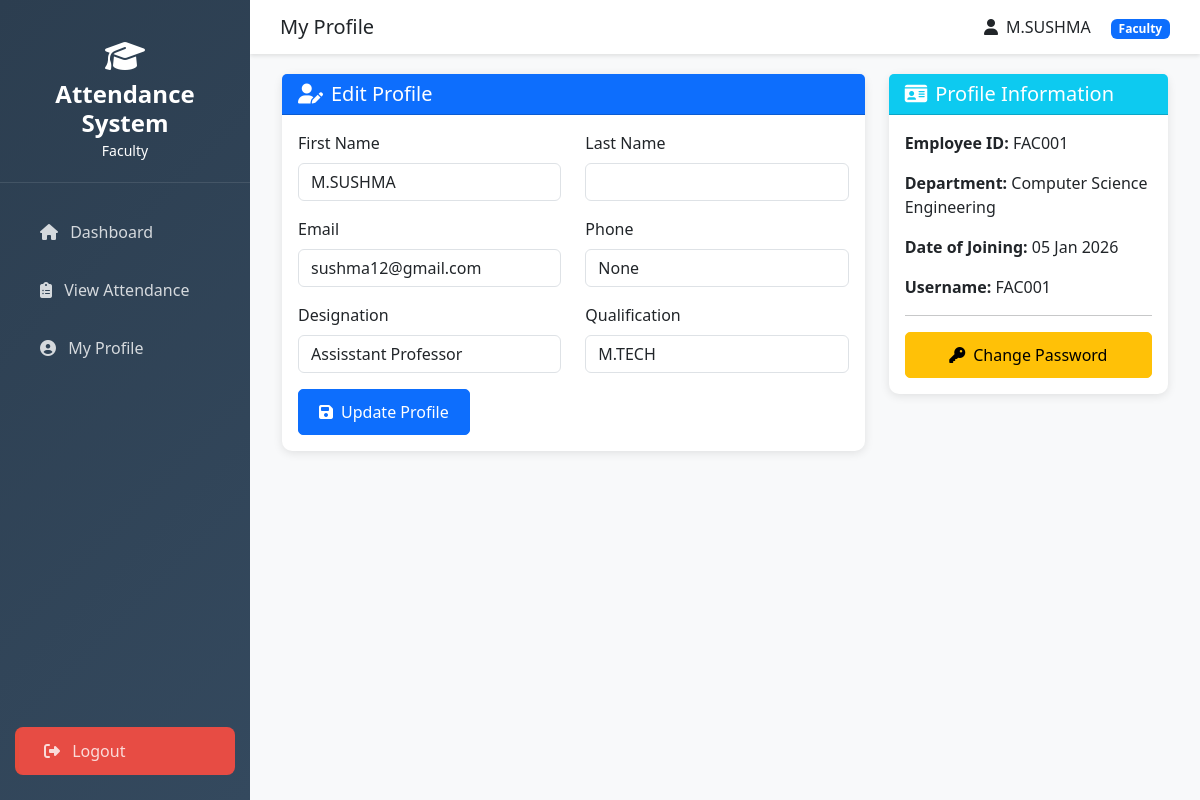
The app's page /faculty/profile/ (signed in) with its own data.
### attendance/models.py (models this page shows, shortened)
class User(AbstractUser):
    ROLE_CHOICES = [
        ('admin', 'Admin'),
        ('faculty', 'Faculty'),
        ('student', 'Student'),
    ]
    role = models.CharField(max_length=10, choices=ROLE_CHOICES)
    phone = models.CharField(max_length=15, blank=True, null=True)
    created_at = models.DateTimeField(auto_now_add=True)
    updated_at = models.DateTimeField(auto_now=True)
    class Meta:
        db_table = 'users'
        verbose_name = 'User'
        verbose_name_plural = 'Users'

class Faculty(models.Model):
    user = models.OneToOneField(User, on_delete=models.CASCADE, related_name='faculty_profile')
    employee_id = models.CharField(max_length=20, unique=True)
    department = models.ForeignKey(Department, on_delete=models.CASCADE, related_name='faculty_members')
    designation = models.CharField(max_length=50)
    qualification = models.CharField(max_length=100)
    date_of_joining = models.DateField()
    class Meta:
        db_table = 'faculty'
        verbose_name_plural = 'Faculty'

class Department(models.Model):
    name = models.CharField(max_length=100)
    code = models.CharField(max_length=10, unique=True)
    description = models.TextField(blank=True)
    created_at = models.DateTimeField(auto_now_add=True)
    class Meta:
        db_table = 'departments'
        ordering = ['name']

### attendance/views.py (the view, shortened to what this page needs)
# urls.py: path('faculty/profile/', views.faculty_profile, name='faculty_profile'),
@login_required
@role_required('faculty')
def faculty_profile(request):
    faculty = request.user.faculty_profile
    context = {'faculty': faculty}
    return render(request, 'faculty/faculty_profile.html', context)

### attendance/templates/faculty/faculty_profile.html (shortened to what this page needs)
{% extends 'base.html' %}
{% block page_title %}My Profile{% endblock %}
{% block content %}
<div class="container-fluid">
    <div class="row">
        <div class="col-md-8">
            <div class="card card-custom">
                <div class="card-header bg-primary text-white">
                    <h5 class="mb-0"><i class="fas fa-user-edit me-2"></i>Edit Profile</h5>
                </div>
                <div class="card-body">
                    <form method="post">
                        <div class="row">
                            <div class="col-md-6 mb-3">
                                <label class="form-label">First Name</label>
                                <input type="text" name="first_name" class="form-control" value="{{ user.first_name }}" required>
                            </div>
                            <div class="col-md-6 mb-3">
                                <label class="form-label">Last Name</label>
                                <input type="text" name="last_name" class="form-control" value="{{ user.last_name }}" required>
                            </div>
                        </div>
                        <div class="row">
                            <div class="col-md-6 mb-3">
                                <label class="form-label">Email</label>
                                <input type="email" name="email" class="form-control" value="{{ user.email }}" required>
                            </div>
                            <div class="col-md-6 mb-3">
                                <label class="form-label">Phone</label>
                                <input type="text" name="phone" class="form-control" value="{{ user.phone }}">
                            </div>
                        </div>
                        <div class="row">
                            <div class="col-md-6 mb-3">
                                <label class="form-label">Designation</label>
                                <input type="text" name="designation" class="form-control" value="{{ faculty.designation }}" required>
                            </div>
                            <div class="col-md-6 mb-3">
                                <label class="form-label">Qualification</label>
                                <input type="text" name="qualification" class="form-control" value="{{ faculty.qualification }}" required>
                            </div>
                        </div>
                        <button type="submit" class="btn btn-primary btn-custom">
                            <i class="fas fa-save me-2"></i>Update Profile
                        </button>
                    </form>
                </div>
            </div>
        </div>
        <div class="col-md-4">
            <div class="card card-custom">
                <div class="card-header bg-info text-white">
                    <h5 class="mb-0"><i class="fas fa-id-card me-2"></i>Profile Information</h5>
                </div>
                <div class="card-body">
                    <p><strong>Employee ID:</strong> {{ faculty.employee_id }}</p>
                    <p><strong>Department:</strong> {{ faculty.department.name }}</p>
                    <p><strong>Date of Joining:</strong> {{ faculty.date_of_joining|date:"d M Y" }}</p>
                    <p><strong>Username:</strong> {{ user.username }}</p>
                    <hr>
                    <a href="{% url 'faculty_change_password' %}" class="btn btn-warning btn-custom w-100">
                        <i class="fas fa-key me-2"></i>Change Password
                    </a>
                </div>
            </div>
        </div>
    </div>
</div>
{% endblock %}

### attendance/templates/base.html (shortened to what this page needs)
<!DOCTYPE html>
<html lang="en">
<head>
    <link href="https://cdnjs.cloudflare.com/ajax/libs/bootstrap/5.3.0/css/bootstrap.min.css" rel="stylesheet">
    <link href="https://cdnjs.cloudflare.com/ajax/libs/font-awesome/6.4.0/css/all.min.css" rel="stylesheet">
</head>
<body>
    {% if user.is_authenticated %}
    <div class="sidebar">
        <div class="logo">
            <i class="fas fa-graduation-cap fa-2x mb-2"></i>
            <h4>Attendance System</h4>
            <small>{{ user.get_role_display }}</small>
        </div>
        <nav class="nav flex-column">
            <a class="nav-link" href="{% url 'dashboard' %}">
                <i class="fas fa-home me-2"></i> Dashboard
            </a>
            {% if user.role == 'faculty' %}
                <a class="nav-link" href="{% url 'view_attendance_records' %}">
                    <i class="fas fa-clipboard-list me-2"></i> View Attendance
                </a>
                <a class="nav-link" href="{% url 'faculty_profile' %}">
                    <i class="fas fa-user-circle me-2"></i> My Profile
                </a>
            {% endif %}
            <a class="nav-link logout" href="{% url 'logout' %}">
                <i class="fas fa-sign-out-alt me-2"></i> Logout
            </a>
        </nav>
    </div>
    <div class="main-content">
        <div class="top-navbar">
            <h5 class="mb-0">{% block page_title %}Dashboard{% endblock %}</h5>
            <div>
                <span class="me-3"><i class="fas fa-user me-2"></i>{{ user.get_full_name }}</span>
                <span class="badge bg-primary">{{ user.get_role_display }}</span>
            </div>
        </div>
        {% block content %}{% endblock %}
    </div>
    {% else %}
        {% block login_content %}{% endblock %}
    {% endif %}
</body>
</html>

### attendance/templates/base.html (style rules this page uses)
:root { --primary-color: #2c3e50; --secondary-color: #3498db; --success-color: #27ae60; --danger-color: #e74c3c; --warning-color: #f39c12; --info-color: #16a085; }
body { font-family: 'Segoe UI', Tahoma, Geneva, Verdana, sans-serif; background-color: #f8f9fa; }
.sidebar { min-height: 100vh; background: linear-gradient(135deg, var(--primary-color), #34495e); color: white; position: fixed; top: 0; left: 0; width: 250px; padding: 20px 0; z-index: 1000; display: flex; flex-direction: column; height: 100vh; }
.sidebar .nav { flex-grow: 1; display: flex; flex-direction: column; }
.sidebar .nav-link.logout { margin-top: auto; background: rgba(231, 76, 68, 8.1); border-left: 4px solid #e74c3c; }
.sidebar .logo { text-align: center; padding: 20px; border-bottom: 1px solid rgba(255,255,255,0.1); margin-bottom: 20px; }
.sidebar .logo h4 { margin: 0; font-weight: 600; }
.sidebar .nav-link { color: rgba(255,255,255,0.8); padding: 12px 25px; margin: 5px 15px; border-radius: 8px; transition: all 0.3s; }
.main-content { margin-left: 250px; padding: 20px; }
.top-navbar { background: white; padding: 15px 30px; margin: -20px -20px 20px -20px; box-shadow: 0 2px 4px rgba(0,0,0,0.1); display: flex; justify-content: space-between; align-items: center; }
.card-custom { border: none; border-radius: 10px; box-shadow: 0 2px 10px rgba(0,0,0,0.1); }
.btn-custom { border-radius: 5px; padding: 10px 20px; font-weight: 500; }

### records on screen
User: role "Faculty", get_full_name "M.SUSHMA", first_name "M.SUSHMA", email "sushma12@gmail.com", phone "None", username "FAC001"
Faculty: designation "Assisstant Professor", qualification "M.TECH", employee_id "FAC001", department.name "Computer Science Engineering", date_of_joining "05 Jan 2026"
